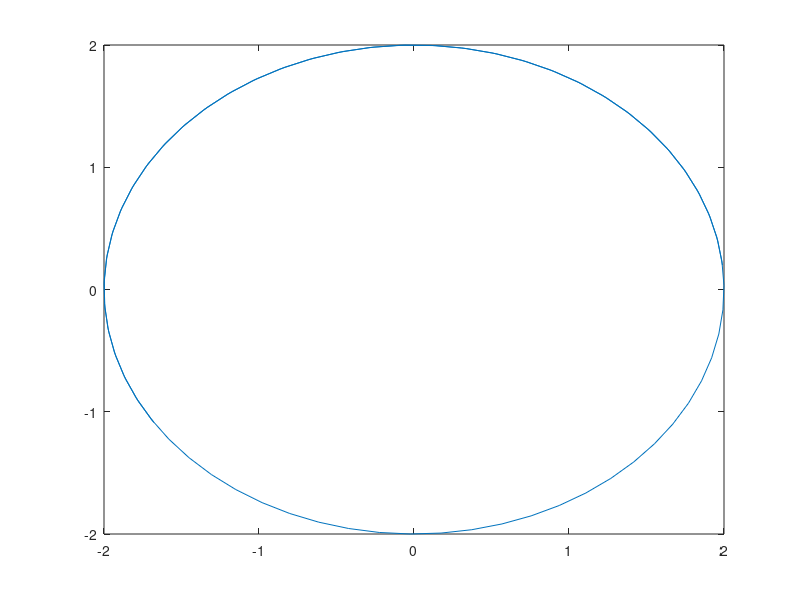

The MATLAB script that drew this image:
% Define radius and center of the circle
% radius = 5;
% center = [0, 0];

% Generate angles from 0 to 2*pi
% angles = linspace(0, 2*pi, 100);

% Calculate x and y coordinates of the circumference
% x = center(1) + radius * cos(angles);
% y = center(2) + radius * sin(angles);

% Plot the circumference




for k = 1:100
    
    x(k) = 2 * cos(k*0.1);
    y(k) = 2 * sin(k*0.1);

end

plot(x, y);